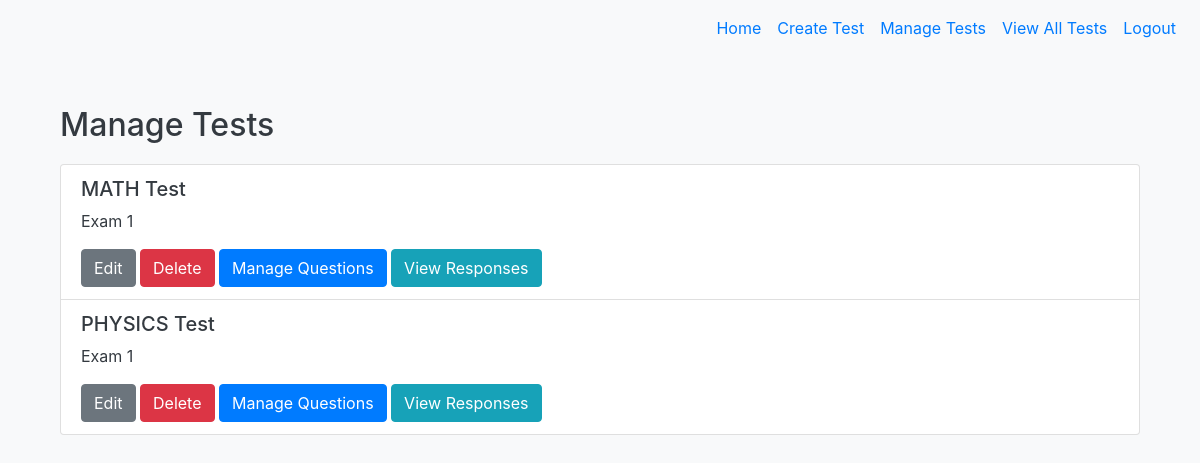
/manage_tests (signed in), run on the app's committed database.
### tables this page shows
CREATE TABLE "Test" (
    id INTEGER PRIMARY KEY AUTOINCREMENT,
    test_name TEXT NOT NULL,
    test_description TEXT,
    teacher_id INTEGER,
    FOREIGN KEY (teacher_id) REFERENCES User(id) ON DELETE CASCADE
);

### app.py (the view)
@app.route('/manage_tests')
@login_required
def manage_tests():
    tests = db.execute("SELECT * FROM Test WHERE teacher_id = ?", current_user.id)
    return render_template('manage_tests.html', tests=tests)

### app.py (called while the page is built)
@login_manager.user_loader
def load_user(user_id):
    user = db.execute("SELECT * FROM User WHERE id = ?", user_id)
    if user:
        return User(id=user[0]['id'], username=user[0]['username'], password=user[0]['password'], role=user[0]['role'])
    return None

### templates/manage_tests.html
{% extends "base.html" %}
{% block content %}
<div class="container mt-4">
    <h2>Manage Tests</h2>
    <ul class="list-group">
        {% for test in tests %}
        <li class="list-group-item">
            <h5>{{ test.test_name }}</h5>
            <p>{{ test.test_description }}</p>
            <a href="/edit_test/{{ test.id }}" class="btn btn-secondary">Edit</a>
            <form action="/delete_test/{{ test.id }}" method="post" style="display: inline;">
                <button type="submit" class="btn btn-danger">Delete</button>
            </form>
            <a href="/test/{{ test.id }}/questions" class="btn btn-primary">Manage Questions</a>
            <a href="/test/{{ test.id }}/responses" class="btn btn-info">View Responses</a>
        </li>
        {% endfor %}
    </ul>
</div>
{% endblock %}

### static/css/styles.css (style rules this page uses)
body { background-color: #f8f9fa; color: #343a40; }
.container { margin-top: 50px; }
h2 { margin-bottom: 20px; }
.btn-primary { background-color: #007bff; border-color: #007bff; }

### data on the page
Test: test_name "MATH Test", test_description "Exam 1"
Test: test_name "PHYSICS Test", test_description "Exam 1"
